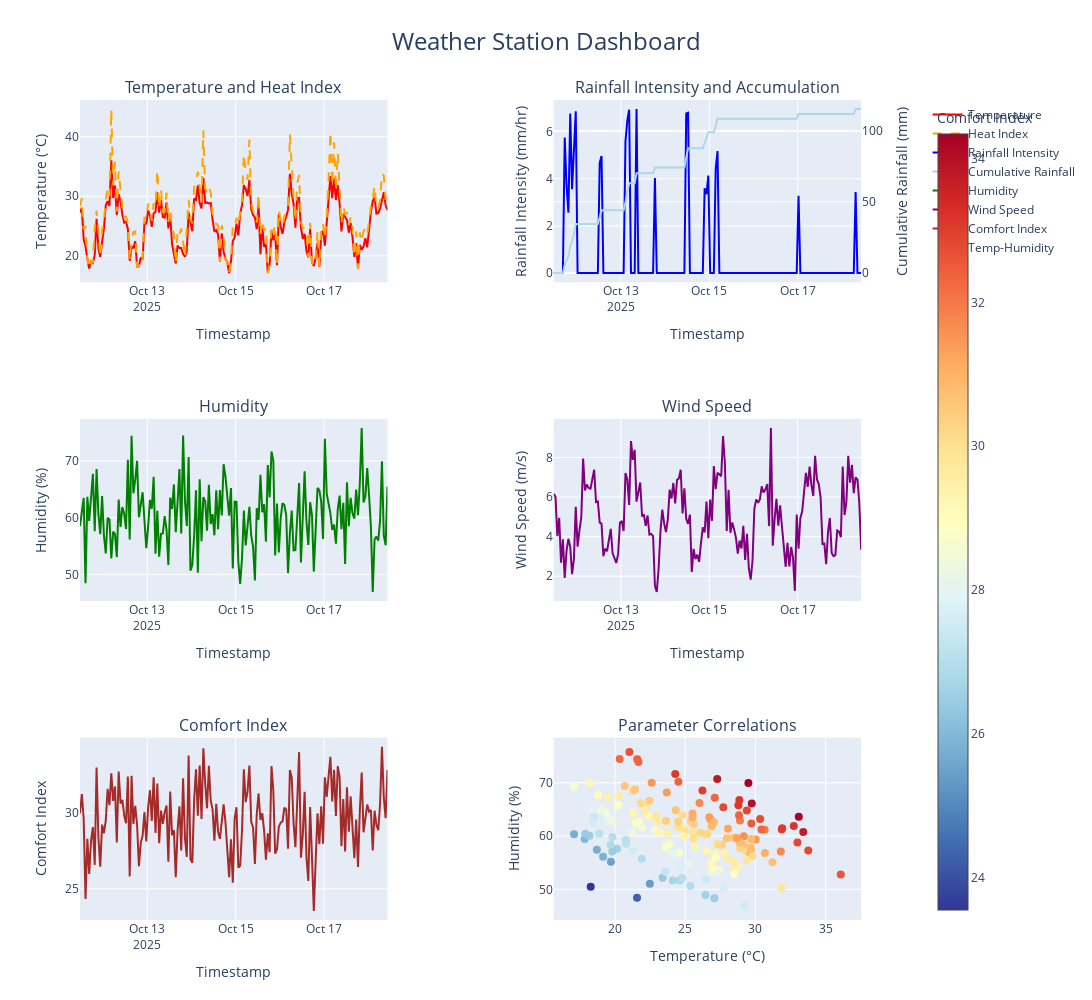

The notebook cell this image was saved under:
### Markdown cell above
## 9. Interactive Time Series Dashboard

Create an interactive dashboard for visualizing all weather parameters using Plotly.

### Code cell
# Create an interactive dashboard using plotly
fig = make_subplots(
    rows=3, cols=2,
    subplot_titles=(
        'Temperature and Heat Index',
        'Rainfall Intensity and Accumulation',
        'Humidity',
        'Wind Speed',
        'Comfort Index',
        'Parameter Correlations'
    ),
    specs=[
        [{"secondary_y": True}, {"secondary_y": True}],
        [{"secondary_y": False}, {"secondary_y": False}],
        [{"secondary_y": False}, {"type": "scatter"}]
    ]
)

# 1. Temperature and Heat Index
fig.add_trace(
    go.Scatter(x=processed_df['timestamp'], y=processed_df['temperature'],
               name='Temperature', line=dict(color='red')),
    row=1, col=1
)
fig.add_trace(
    go.Scatter(x=processed_df['timestamp'], y=processed_df['heat_index'],
               name='Heat Index', line=dict(color='orange', dash='dash')),
    row=1, col=1
)

# 2. Rainfall
fig.add_trace(
    go.Scatter(x=processed_df['timestamp'], y=processed_df['rainfall_intensity'],
               name='Rainfall Intensity', line=dict(color='blue')),
    row=1, col=2
)
fig.add_trace(
    go.Scatter(x=processed_df['timestamp'], y=processed_df['cumulative_rainfall'],
               name='Cumulative Rainfall', line=dict(color='lightblue')),
    row=1, col=2, secondary_y=True
)

# 3. Humidity
fig.add_trace(
    go.Scatter(x=processed_df['timestamp'], y=processed_df['humidity'],
               name='Humidity', line=dict(color='green')),
    row=2, col=1
)

# 4. Wind Speed
fig.add_trace(
    go.Scatter(x=processed_df['timestamp'], y=processed_df['wind_speed'],
               name='Wind Speed', line=dict(color='purple')),
    row=2, col=2
)

# 5. Comfort Index
fig.add_trace(
    go.Scatter(x=processed_df['timestamp'], y=processed_df['comfort_index'],
               name='Comfort Index', line=dict(color='brown')),
    row=3, col=1
)

# 6. Parameter Correlations
# Create correlation scatter between temperature and humidity
fig.add_trace(
    go.Scatter(
        x=processed_df['temperature'],
        y=processed_df['humidity'],
        mode='markers',
        name='Temp-Humidity',
        marker=dict(
            size=8,
            color=processed_df['comfort_index'],
            colorscale='RdYlBu_r',
            showscale=True,
            colorbar=dict(title='Comfort Index')
        )
    ),
    row=3, col=2
)

# Update layout
fig.update_layout(
    height=1000,
    width=1200,
    showlegend=True,
    title_text="Weather Station Dashboard",
    title_x=0.5,
    title_font=dict(size=24)
)

# Update axes labels
fig.update_xaxes(title_text="Timestamp", row=1, col=1)
fig.update_xaxes(title_text="Timestamp", row=1, col=2)
fig.update_xaxes(title_text="Timestamp", row=2, col=1)
fig.update_xaxes(title_text="Timestamp", row=2, col=2)
fig.update_xaxes(title_text="Timestamp", row=3, col=1)
fig.update_xaxes(title_text="Temperature (°C)", row=3, col=2)

fig.update_yaxes(title_text="Temperature (°C)", row=1, col=1)
fig.update_yaxes(title_text="Rainfall Intensity (mm/hr)", row=1, col=2)
fig.update_yaxes(title_text="Cumulative Rainfall (mm)", secondary_y=True, row=1, col=2)
fig.update_yaxes(title_text="Humidity (%)", row=2, col=1)
fig.update_yaxes(title_text="Wind Speed (m/s)", row=2, col=2)
fig.update_yaxes(title_text="Comfort Index", row=3, col=1)
fig.update_yaxes(title_text="Humidity (%)", row=3, col=2)

# Show the interactive dashboard
fig.show()

# Print summary statistics
print("Weather Station Data Summary:")
print("-" * 50)
print(f"Data Period: {processed_df['timestamp'].min()} to {processed_df['timestamp'].max()}")
print(f"Total Records: {len(processed_df)}")
print("\nParameter Ranges:")
print("-" * 50)
for column in ['temperature', 'humidity', 'wind_speed', 'rainfall_intensity']:
    data = processed_df[column]
    print(f"\n{column.replace('_', ' ').title()}:")
    print(f"  Min: {data.min():.1f}")
    print(f"  Max: {data.max():.1f}")
    print(f"  Mean: {data.mean():.1f}")
    print(f"  Std Dev: {data.std():.1f}")

# Save the processed data
processed_df.to_csv('data/weather_data/processed_weather_data.csv', index=False)
print("\n✓ Processed data saved to 'data/weather_data/processed_weather_data.csv'")

### Figure 1 — Plotly figure (JSON) as saved in the notebook; plotly's stock layout.template omitted (floating-point values rounded to 4 significant figures; data arrays with more than 128 entries replaced by an {"elided": "..."} marker saying what was removed)
{"data": [{"line": {"color": "red"}, "name": "Temperature", "type": "scatter", "x": {"elided": "168 str values"}, "xaxis": "x", "y": {"elided": "168 float values"}, "yaxis": "y"}, {"line": {"color": "orange", "dash": "dash"}, "name": "Heat Index", "type": "scatter", "x": {"elided": "168 str values"}, "xaxis": "x", "y": {"elided": "168 float values"}, "yaxis": "y"}, {"line": {"color": "blue"}, "name": "Rainfall Intensity", "type": "scatter", "x": {"elided": "168 str values"}, "xaxis": "x2", "y": {"elided": "168 float values"}, "yaxis": "y3"}, {"line": {"color": "lightblue"}, "name": "Cumulative Rainfall", "type": "scatter", "x": {"elided": "168 str values"}, "xaxis": "x2", "y": {"elided": "168 float values"}, "yaxis": "y4"}, {"line": {"color": "green"}, "name": "Humidity", "type": "scatter", "x": {"elided": "168 str values"}, "xaxis": "x3", "y": {"elided": "168 float values"}, "yaxis": "y5"}, {"line": {"color": "purple"}, "name": "Wind Speed", "type": "scatter", "x": {"elided": "168 str values"}, "xaxis": "x4", "y": {"elided": "168 float values"}, "yaxis": "y6"}, {"line": {"color": "brown"}, "name": "Comfort Index", "type": "scatter", "x": {"elided": "168 str values"}, "xaxis": "x5", "y": {"elided": "168 float values"}, "yaxis": "y7"}, {"marker": {"color": {"elided": "168 float values"}, "colorbar": {"title": {"text": "Comfort Index"}}, "colorscale": [[0, "rgb(49,54,149)"], [0.1, "rgb(69,117,180)"], [0.2, "rgb(116,173,209)"], [0.3, "rgb(171,217,233)"], [0.4, "rgb(224,243,248)"], [0.5, "rgb(255,255,191)"], [0.6, "rgb(254,224,144)"], [0.7, "rgb(253,174,97)"], [0.8, "rgb(244,109,67)"], [0.9, "rgb(215,48,39)"], [1, "rgb(165,0,38)"]], "showscale": true, "size": 8}, "mode": "markers", "name": "Temp-Humidity", "type": "scatter", "x": {"elided": "168 float values"}, "xaxis": "x6", "y": {"elided": "168 float values"}, "yaxis": "y8"}], "layout": {"annotations": [{"font": {"size": 16}, "showarrow": false, "text": "Temperature and Heat Index", "x": 0.185, "xanchor": "center", "xref": "paper", "y": 1, "yanchor": "bottom", "yref": "paper"}, {"font": {"size": 16}, "showarrow": false, "text": "Rainfall Intensity and Accumulation", "x": 0.755, "xanchor": "center", "xref": "paper", "y": 1, "yanchor": "bottom", "yref": "paper"}, {"font": {"size": 16}, "showarrow": false, "text": "Humidity", "x": 0.185, "xanchor": "center", "xref": "paper", "y": 0.6111, "yanchor": "bottom", "yref": "paper"}, {"font": {"size": 16}, "showarrow": false, "text": "Wind Speed", "x": 0.755, "xanchor": "center", "xref": "paper", "y": 0.6111, "yanchor": "bottom", "yref": "paper"}, {"font": {"size": 16}, "showarrow": false, "text": "Comfort Index", "x": 0.185, "xanchor": "center", "xref": "paper", "y": 0.2222, "yanchor": "bottom", "yref": "paper"}, {"font": {"size": 16}, "showarrow": false, "text": "Parameter Correlations", "x": 0.755, "xanchor": "center", "xref": "paper", "y": 0.2222, "yanchor": "bottom", "yref": "paper"}], "height": 1000, "showlegend": true, "title": {"font": {"size": 24}, "text": "Weather Station Dashboard", "x": 0.5}, "width": 1200, "xaxis": {"anchor": "y", "domain": [0, 0.37], "title": {"text": "Timestamp"}}, "xaxis2": {"anchor": "y3", "domain": [0.57, 0.94], "title": {"text": "Timestamp"}}, "xaxis3": {"anchor": "y5", "domain": [0, 0.37], "title": {"text": "Timestamp"}}, "xaxis4": {"anchor": "y6", "domain": [0.57, 0.94], "title": {"text": "Timestamp"}}, "xaxis5": {"anchor": "y7", "domain": [0, 0.37], "title": {"text": "Timestamp"}}, "xaxis6": {"anchor": "y8", "domain": [0.57, 0.94], "title": {"text": "Temperature (°C)"}}, "yaxis": {"anchor": "x", "domain": [0.7778, 1], "title": {"text": "Temperature (°C)"}}, "yaxis2": {"anchor": "x", "overlaying": "y", "side": "right", "title": {"text": "Temperature (°C)"}}, "yaxis3": {"anchor": "x2", "domain": [0.7778, 1], "title": {"text": "Rainfall Intensity (mm/hr)"}}, "yaxis4": {"anchor": "x2", "overlaying": "y3", "side": "right", "title": {"text": "Cumulative Rainfall (mm)"}}, "yaxis5": {"anchor": "x3", "domain": [0.3889, 0.6111], "title": {"text": "Humidity (%)"}}, "yaxis6": {"anchor": "x4", "domain": [0.3889, 0.6111], "title": {"text": "Wind Speed (m/s)"}}, "yaxis7": {"anchor": "x5", "domain": [0, 0.2222], "title": {"text": "Comfort Index"}}, "yaxis8": {"anchor": "x6", "domain": [0, 0.2222], "title": {"text": "Humidity (%)"}}}}
